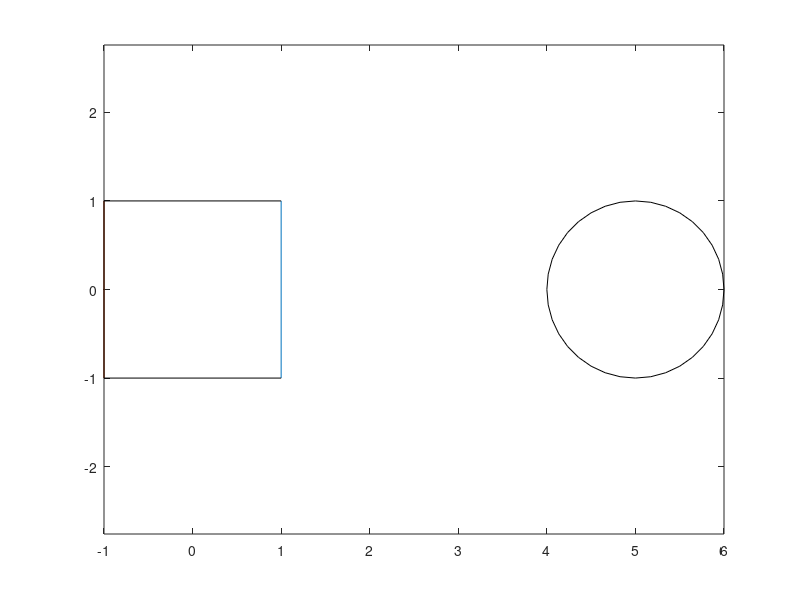

Reproduce this figure in MATLAB.
%% Original Shapes
X = [1 -1 -1 1;
     1 1 -1 -1];
 
 C = [5;0];
 angle = 10;
 radius = 1;
 
 plot(X(:,1), X(:,2), X(:,3), X(:,4), X(1,:), X(2,:), 'k')
 hold on
 
angle=0:10:360; 
xp= radius * cosd(angle);
yp= radius * sind(angle);
plot(xp + C(1,:), yp + C(2,:), 'k')
 
axis equal  

